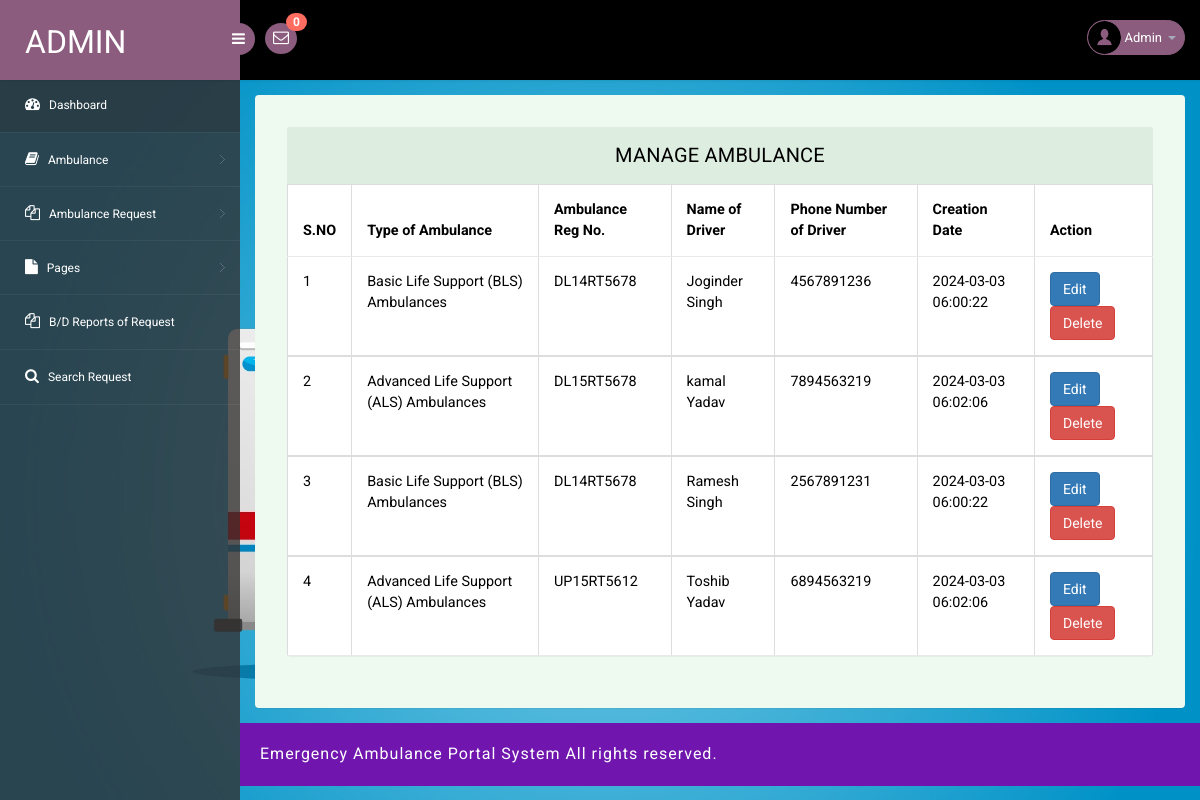
The app's page /admin/manage-ambulance.php (signed in) with its own data.
### tables this page shows
CREATE TABLE `tblambulance` (
  `ID` int(11) NOT NULL,
  `AmbulanceType` varchar(250) DEFAULT NULL,
  `AmbRegNum` varchar(250) DEFAULT NULL,
  `DriverName` varchar(250) DEFAULT NULL,
  `DriverContactNumber` bigint(20) DEFAULT NULL,
  `CreationDate` timestamp NULL DEFAULT current_timestamp(),
  `Status` varchar(250) DEFAULT NULL,
  `UpdationDate` timestamp NULL DEFAULT NULL ON UPDATE current_timestamp()
);

### admin/manage-ambulance.php (the view, shortened to what this page needs)
<?php
include('includes/dbconnection.php');
if (strlen($_SESSION['eahpaid']==0)) {
  header('location:logout.php');
  } else{
?>
<!DOCTYPE html>
<head>
<link rel="stylesheet" href="css/bootstrap.min.css" >
<link href="css/style.css" rel='stylesheet' type='text/css' />
<link href="css/style-responsive.css" rel="stylesheet"/>
<link rel="stylesheet" href="css/font.css" type="text/css"/>
<link href="css/font-awesome.css" rel="stylesheet">
</head>
<body>
<section id="container">
<?php include_once('includes/header.php');?>
<?php include_once('includes/sidebar.php');?>
<section id="main-content">
	<section class="wrapper">
		<div class="table-agile-info">
 <div class="panel panel-default">
    <div class="panel-heading">
     Manage Ambulance
    </div>
    <div>
      <table class="table table-bordered">
        <thead>
          <tr>
            <th data-breakpoints="xs">S.NO</th>
            <th>Type of Ambulance</th>
            <th>Ambulance Reg No.</th>
             <th>Name of Driver</th>
              <th>Phone Number of Driver</th>
            <th>Creation Date</th>
            <th data-breakpoints="xs">Action</th>
          </tr>
        </thead>
        <?php
$ret=mysqli_query($con,"select * from  tblambulance");
$cnt=1;
while ($row=mysqli_fetch_array($ret)) {
?>
        <tbody>
          <tr data-expanded="true">
                  <td><?php echo $cnt;?></td>
                  <?php   $atype=$row['AmbulanceType'];
                 if($atype=="1"){ ?>
                  <td>Basic Life Support (BLS) Ambulances</td>
                <?php } elseif($atype=="2"){ ?>
                  <td>Advanced Life Support (ALS) Ambulances</td>
                <?php } elseif($atype=="3"){ ?>
                   <td>Non-Emergency Patient Transport Ambulances</td>
                   <?php } elseif($atype=="4"){ ?>
                     <td>Boat Ambulance</td>
                     <?php } ?>
                  <td><?php  echo $row['AmbRegNum'];?></td>
                  <td><?php  echo $row['DriverName'];?></td>
                  <td><?php  echo $row['DriverContactNumber'];?></td>
                  <td><?php  echo $row['CreationDate'];?></td>
                  <td><a href="edit-ambulance.php?editid=<?php echo $row['ID'];?>" class="btn btn-primary">Edit</a>
                    <a href="manage-ambulance.php?del=<?php echo $row['ID'];?>" class="btn btn-danger">Delete</a>
                </tr>
                <?php
$cnt=$cnt+1;
}?>
 </tbody>
            </table>
    </div>
  </div>
</div>
</section>
		 <?php include_once('includes/footer.php');?>
</section>
</section>
</body>
</html>
<?php }  ?>

### admin/includes/header.php (shortened to what this page needs)
<?php
include('includes/dbconnection.php');
?>
<header class="header fixed-top clearfix">
<div class="brand">
    <a href="dashboard.php" class="logo">
        Admin
    </a>
    <div class="sidebar-toggle-box">
        <div class="fa fa-bars"></div>
    </div>
</div>
<div class="nav notify-row" id="top_menu">
    <ul class="nav top-menu">
<?php
$ret1=mysqli_query($con,"select * from tblambulancehiring
 where   (tblambulancehiring.Status is null || tblambulancehiring.Status='')");
$num=mysqli_num_rows($ret1);
?>
        <li id="header_inbox_bar" class="dropdown">
            <a data-toggle="dropdown" class="dropdown-toggle" href="#">
                <i class="fa fa-envelope-o"></i>
                <span class="badge bg-important"><?php echo $num;?></span>
            </a>
        </li>
    </ul>
</div>
<div class="top-nav clearfix">
    <ul class="nav pull-right top-menu">
        <li class="dropdown">
            <a data-toggle="dropdown" class="dropdown-toggle" href="#">
                <?php
$adid=$_SESSION['eahpaid'];
$ret=mysqli_query($con,"select AdminName from tbladmin where ID='$adid'");
$row=mysqli_fetch_array($ret);
$name=$row['AdminName'];
?>
                <img alt="" src="images/2.png">
                <span class="username"><?php echo $name; ?></span>
                <b class="caret"></b>
            </a>
        </li>
    </ul>
</div>
</header>

### admin/css/style.css (style rules this page uses)
ul, ol { margin: 0; }
html, body { font-family: 'Roboto', sans-serif; font-size: 100%; overflow-x: hidden; background: url(../images/bg.jpg) no-repeat 0px 0px; background-size:cover; }
body a { transition: 0.5s all ease; -webkit-transition: 0.5s all ease; -moz-transition: 0.5s all ease; -o-transition: 0.5s all ease; -ms-transition: 0.5s all ease; text-decoration:none; }
ul,label { margin:0; padding:0; }
#main-content { margin-left:240px; -webkit-transition:all .3s ease-in-out; -moz-transition:all .3s ease-in-out; -o-transition:all .3s ease-in-out; transition:all .3s ease-in-out; }
.header { left:0; right:0; z-index:1002; background:#000; -webkit-transition:all .3s ease-in-out; -moz-transition:all .3s ease-in-out; -o-transition:all .3s ease-in-out; transition:all .3s ease-in-out; }
.fixed-top { position:fixed; box-shadow:1px 0 3px rgba(0,0,0,.15); }
.wrapper { display:inline-block; margin-top:80px; padding:15px; width:100%; }
.brand { background:#8b5c7e; float:left; width:240px; height:80px; position:relative; }
a.logo { font-size:32px; color:#fff; float:left; margin:20px 0 0 25px; text-transform:uppercase; }
#top_menu .nav>li,ul.top-menu>li { float:left; }
.notify-row { float:left; margin-top:23px; margin-left:25px; }
ul.top-menu { margin-right:15px; margin-top: 0; }
ul.top-menu > li > a { color: #fff; font-size: 16px; background: #8b5c7e; padding: 4px 8px; margin-right: 15px; border-radius: 50%; -webkit-border-radius: 50%; padding-right: 8px !important; }
.notify-row .badge { position:absolute; right:-10px; top:-10px; z-index:100; }
.top-nav { margin-top:20px; }
.top-nav img { border-radius:50%; -webkit-border-radius:50%; width:33px; }
.top-nav .username { font-size:13px; color:#fff; }
.top-nav ul.top-menu>li>a { border-radius: 100px; -webkit-border-radius: 100px; padding: 0px; background: none; margin-right: 0; border: 1px solid #8b5c7e; background: #8b5c7e; }
.top-nav ul.top-menu>li { margin-left:10px; }
.top-nav .nav .caret { border-bottom-color:#A4AABA; border-top-color:#A4AABA; }
.sidebar-toggle-box { float:left; margin-top:23px; margin-left:-15px; background:#8b5c7e; border-radius:50%; -webkit-border-radius:50%; width:32px; height:32px; position:absolute; right:-15px; }
.sidebar-toggle-box .fa-bars { cursor:pointer; display:inline-block; font-size:15px; padding:8px 8px 8px 9px; color:#fff; }
.panel-heading { position: relative; height: 57px; line-height: 57px; letter-spacing: 0.2px; color: #000; font-size: 18px; font-weight: 400; padding: 0 16px; background:#ddede0; border-top-right-radius: 2px; border-top-left-radius: 2px; text-transform: uppercase; text-align: center; }
.panel { border: none ! important; }
.table>thead>tr>th { border-bottom: 1px solid #e1ab91 ! important; }
.table>tbody>tr>td, .table>tbody>tr>th, .table>tfoot>tr>td, .table>tfoot>tr>th, .table>thead>tr>td, .table>thead>tr>th { border-bottom: 1px solid #e9e9e9 ! important; }
.table > thead > tr > th, .table > tbody > tr > th, .table > tfoot > tr > th, .table > thead > tr > td, .table > tbody > tr > td, .table > tfoot > tr > td { border-top: none !important; }
.table td, .table>tbody>tr>td, .table>tbody>tr>th, .table>tfoot>tr>td, .table>tfoot>tr>th, .table>thead>tr>td, .table>thead>tr>th { padding: 15px!important; }
.table > thead > tr > th, .table > tbody > tr > th, .table > tfoot > tr > th, .table > thead > tr > td, .table > tbody > tr > td, .table > tfoot > tr > td { font-size: 0.9em; color: #000; border-top: none !important; }
.table-agile-info { background: #eef9f0; padding: 2em; border-radius: 4px; -webkit-box-shadow: 0 1px 1px rgba(0,0,0,.05); box-shadow: 0 1px 1px rgba(0,0,0,.05); }
.panel-default>.panel-heading { color: #000000 ! important; background-color: #ddede0 ! important; border-color: #ddede0 ! important; font-size: 20px; }
.badge.bg-important { background: #ff6c60; }

### records on screen
tblambulance: AmbulanceType "Basic Life Support (BLS) Ambulances", AmbRegNum "DL14RT5678", DriverName "Joginder Singh", DriverContactNumber "4567891236", CreationDate "2024-03-03 06:00:22"
tblambulance: AmbulanceType "Advanced Life Support (ALS) Ambulances", AmbRegNum "DL15RT5678", DriverName "kamal Yadav", DriverContactNumber "7894563219", CreationDate "2024-03-03 06:02:06"
tblambulance: AmbulanceType "Basic Life Support (BLS) Ambulances", AmbRegNum "DL14RT5678", DriverName "Ramesh Singh", DriverContactNumber "2567891231", CreationDate "2024-03-03 06:00:22"
tblambulance: AmbulanceType "Advanced Life Support (ALS) Ambulances", AmbRegNum "UP15RT5612", DriverName "Toshib Yadav", DriverContactNumber "6894563219", CreationDate "2024-03-03 06:02:06"

### other values on screen
$num "0"
$name "Admin"
